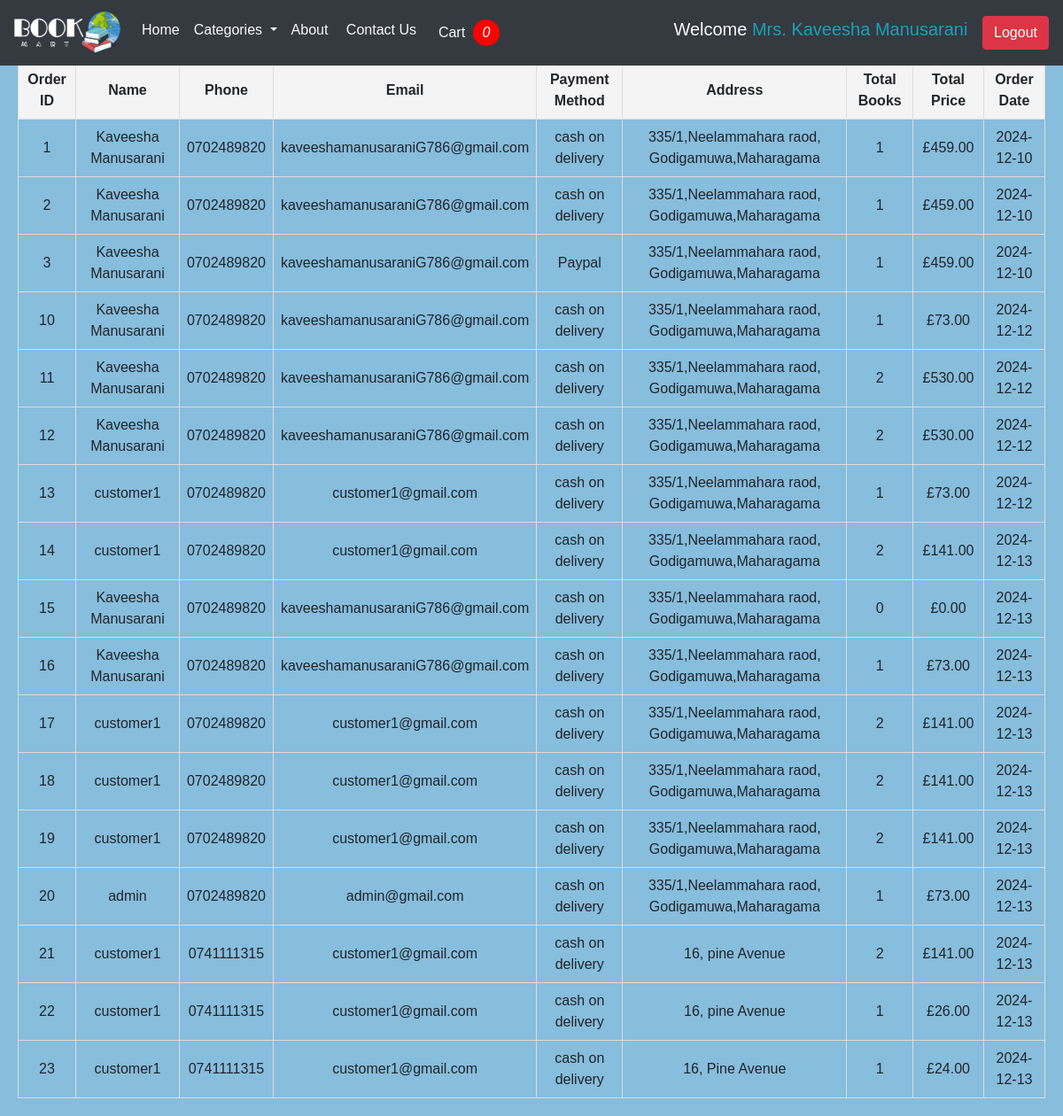
The app's page /order.php (signed in) with its own data.
### tables this page shows
CREATE TABLE `confirm_order` (
  `order_id` int(11) NOT NULL,
  `userID` int(11) NOT NULL,
  `name` varchar(255) NOT NULL,
  `number` varchar(15) NOT NULL,
  `email` varchar(255) NOT NULL,
  `payment_method` enum('cash on delivery','Debit card','Amazon Pay','Paypal','Google Pay') NOT NULL,
  `uAddress` text NOT NULL,
  `total_books` text NOT NULL,
  `total_price` decimal(10,2) NOT NULL,
  `order_date` date NOT NULL
);

### order.php (the view, shortened to what this page needs)
<?php
@include 'header.php';
@include 'configDatabase.php';
$sql = "SELECT * FROM confirm_order";
$result = $conn->query($sql);
?>
<!DOCTYPE html>
<html lang="en">
<head>
</head>
<body>
    <h1 class="title">Order Confirmation</h1>
    <table>
        <thead>
            <tr>
                <th>Order ID</th>
                <th>Name</th>
                <th>Phone</th>
                <th>Email</th>
                <th>Payment Method</th>
                <th>Address</th>
                <th>Total Books</th>
                <th>Total Price</th>
                <th>Order Date</th>
            </tr>
        </thead>
        <tbody>
            <?php
            if ($result->num_rows > 0) {
                while ($row = $result->fetch_assoc()) {
                    echo "<tr>
                        <td>{$row['order_id']}</td>
                        <td>{$row['name']}</td>
                        <td>{$row['number']}</td>
                        <td>{$row['email']}</td>
                        <td>{$row['payment_method']}</td>
                        <td>{$row['uAddress']}</td>
                        <td>{$row['total_books']}</td>
                        <td>£{$row['total_price']}</td>
                        <td>{$row['order_date']}</td>
                    </tr>";
                }
            } else {
                echo "<tr><td colspan='9'>No orders found</td></tr>";
            }
            ?>
        </tbody>
    </table>
</body>
</html>

### order.php (style rules this page uses)
body { font-family: Arial, sans-serif; margin: 20px; }
table { width: 100%; border-collapse: collapse; margin: 20px 0; }
table, th, td { border: 1px solid #ddd; }
th, td { padding: 8px; text-align: center; }
th { background-color: #f4f4f4; }
.title { text-align: center; margin-bottom: 20px; font-size: 24px; }

### records on screen
confirm_order: order_id "1", name "Kaveesha Manusarani", number "0702489820", email "kaveeshamanusaraniG786@gmail.com", payment_method "cash on delivery", uAddress "335/1,Neelammahara raod, Godigamuwa,Maharagama", total_books "1", total_price "459.00", order_date "2024-12-10"
confirm_order: order_id "2", name "Kaveesha Manusarani", number "0702489820", email "kaveeshamanusaraniG786@gmail.com", payment_method "cash on delivery", uAddress "335/1,Neelammahara raod, Godigamuwa,Maharagama", total_books "1", total_price "459.00", order_date "2024-12-10"
confirm_order: order_id "3", name "Kaveesha Manusarani", number "0702489820", email "kaveeshamanusaraniG786@gmail.com", payment_method "Paypal", uAddress "335/1,Neelammahara raod, Godigamuwa,Maharagama", total_books "1", total_price "459.00", order_date "2024-12-10"
confirm_order: order_id "10", name "Kaveesha Manusarani", number "0702489820", email "kaveeshamanusaraniG786@gmail.com", payment_method "cash on delivery", uAddress "335/1,Neelammahara raod, Godigamuwa,Maharagama", total_books "1", total_price "73.00", order_date "2024-12-12"
confirm_order: order_id "11", name "Kaveesha Manusarani", number "0702489820", email "kaveeshamanusaraniG786@gmail.com", payment_method "cash on delivery", uAddress "335/1,Neelammahara raod, Godigamuwa,Maharagama", total_books "2", total_price "530.00", order_date "2024-12-12"
confirm_order: order_id "12", name "Kaveesha Manusarani", number "0702489820", email "kaveeshamanusaraniG786@gmail.com", payment_method "cash on delivery", uAddress "335/1,Neelammahara raod, Godigamuwa,Maharagama", total_books "2", total_price "530.00", order_date "2024-12-12"
confirm_order: order_id "13", name "customer1", number "0702489820", email "customer1@gmail.com", payment_method "cash on delivery", uAddress "335/1,Neelammahara raod, Godigamuwa,Maharagama", total_books "1", total_price "73.00", order_date "2024-12-12"
confirm_order: order_id "14", name "customer1", number "0702489820", email "customer1@gmail.com", payment_method "cash on delivery", uAddress "335/1,Neelammahara raod, Godigamuwa,Maharagama", total_books "2", total_price "141.00", order_date "2024-12-13"
confirm_order: order_id "15", name "Kaveesha Manusarani", number "0702489820", email "kaveeshamanusaraniG786@gmail.com", payment_method "cash on delivery", uAddress "335/1,Neelammahara raod, Godigamuwa,Maharagama", total_books "0", total_price "0.00", order_date "2024-12-13"
confirm_order: order_id "16", name "Kaveesha Manusarani", number "0702489820", email "kaveeshamanusaraniG786@gmail.com", payment_method "cash on delivery", uAddress "335/1,Neelammahara raod, Godigamuwa,Maharagama", total_books "1", total_price "73.00", order_date "2024-12-13"
confirm_order: order_id "17", name "customer1", number "0702489820", email "customer1@gmail.com", payment_method "cash on delivery", uAddress "335/1,Neelammahara raod, Godigamuwa,Maharagama", total_books "2", total_price "141.00", order_date "2024-12-13"
confirm_order: order_id "18", name "customer1", number "0702489820", email "customer1@gmail.com", payment_method "cash on delivery", uAddress "335/1,Neelammahara raod, Godigamuwa,Maharagama", total_books "2", total_price "141.00", order_date "2024-12-13"
confirm_order: order_id "19", name "customer1", number "0702489820", email "customer1@gmail.com", payment_method "cash on delivery", uAddress "335/1,Neelammahara raod, Godigamuwa,Maharagama", total_books "2", total_price "141.00", order_date "2024-12-13"
confirm_order: order_id "20", name "admin", number "0702489820", email "admin@gmail.com", payment_method "cash on delivery", uAddress "335/1,Neelammahara raod, Godigamuwa,Maharagama", total_books "1", total_price "73.00", order_date "2024-12-13"
confirm_order: order_id "21", name "customer1", number "0741111315", email "customer1@gmail.com", payment_method "cash on delivery", uAddress "16, pine Avenue", total_books "2", total_price "141.00", order_date "2024-12-13"
confirm_order: order_id "22", name "customer1", number "0741111315", email "customer1@gmail.com", payment_method "cash on delivery", uAddress "16, pine Avenue", total_books "1", total_price "26.00", order_date "2024-12-13"
confirm_order: order_id "23", name "customer1", number "0741111315", email "customer1@gmail.com", payment_method "cash on delivery", uAddress "16, Pine Avenue", total_books "1", total_price "24.00", order_date "2024-12-13"

### other values on screen
$cartCount "0"
$_SESSION['user_name'] "Kaveesha Manusarani"
